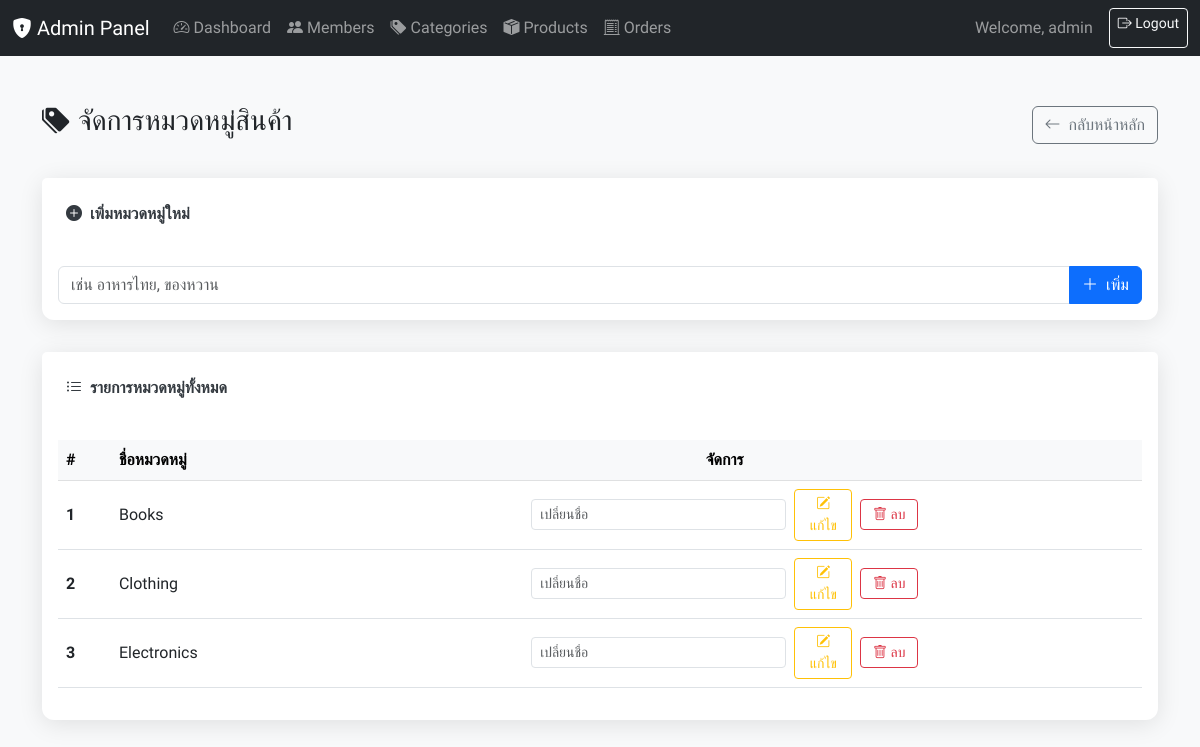
Before: /admin/categories.php (signed in) with the older database file.
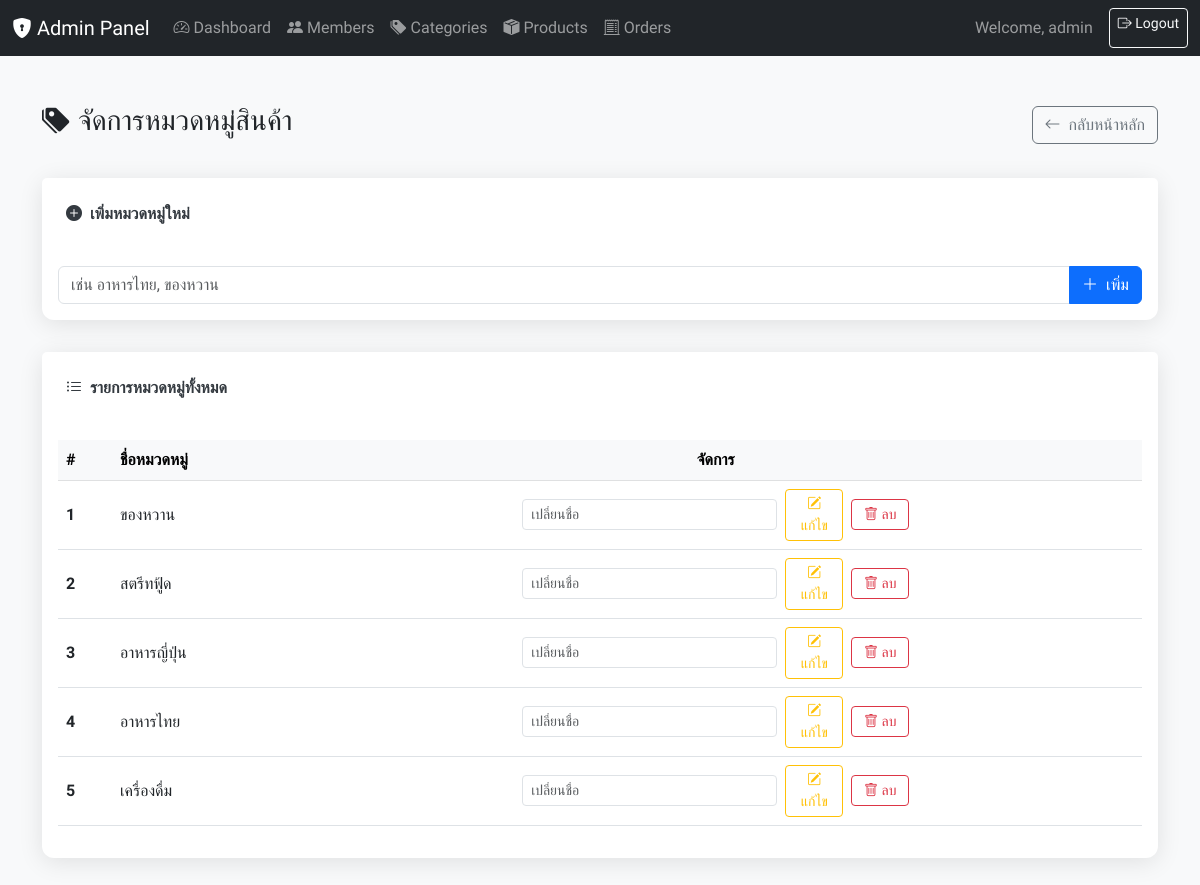
After: the same page with the newer database file.
### tables this page shows
CREATE TABLE `categories` (
  `category_id` int(11) NOT NULL AUTO_INCREMENT,
  `category_name` varchar(100) NOT NULL,
  `description` text DEFAULT NULL,
  PRIMARY KEY (`category_id`)
);

### admin/categories.php (the view, shortened to what this page needs)
<?php
require_once '../config.php';
try {
    $stmt = $conn->query("SELECT * FROM categories ORDER BY category_name ASC");
    $stmt->execute();
    $categories = $stmt->fetchAll(PDO::FETCH_ASSOC);
} catch (PDOException $e) {
    $_SESSION['error'] = "ข้อผิดพลาดในการดึงข้อมูลหมวดหมู่: " . $e->getMessage();
    $categories = [];
}
?>
<!DOCTYPE html>
<html lang="th">
<head>
    <link href="https://cdn.jsdelivr.net/npm/bootstrap@5.3.0/dist/css/bootstrap.min.css" rel="stylesheet">
    <link rel="stylesheet" href="https://cdn.jsdelivr.net/npm/bootstrap-icons@1.11.3/font/bootstrap-icons.min.css">
</head>
<body>
    <?php require_once 'navbar.php'; ?>
    <div class="container mt-5 mb-5">
        <div class="d-flex justify-content-between align-items-center mb-4">
            <h1 class="h3"><i class="bi bi-tags-fill btn-icon"></i>จัดการหมวดหมู่สินค้า</h1>
            <a href="index.php" class="btn btn-outline-secondary"><i class="bi bi-arrow-left btn-icon"></i>กลับหน้าหลัก</a>
        </div>
        <div class="card mb-4">
            <div class="card-header">
                <i class="bi bi-plus-circle-fill btn-icon"></i>เพิ่มหมวดหมู่ใหม่
            </div>
            <div class="card-body">
                <form method="post" action="categories.php">
                    <div class="input-group">
                        <input type="text" name="category_name" class="form-control" placeholder="เช่น อาหารไทย, ของหวาน" required>
                        <button type="submit" name="add_category" class="btn btn-primary"><i class="bi bi-plus-lg btn-icon"></i>เพิ่ม</button>
                    </div>
                </form>
            </div>
        </div>
        <div class="card">
            <div class="card-header">
                <i class="bi bi-list-ul btn-icon"></i>รายการหมวดหมู่ทั้งหมด
            </div>
            <div class="card-body">
                <div class="table-responsive">
                    <table class="table table-hover align-middle">
                        <thead class="table-light">
                            <tr>
                                <th scope="col">#</th>
                                <th scope="col">ชื่อหมวดหมู่</th>
                                <th scope="col" class="text-center">จัดการ</th>
                            </tr>
                        </thead>
                        <tbody>
                            <?php if (empty($categories)): ?>
                                <tr>
                                    <td colspan="3" class="text-center text-muted">ยังไม่มีหมวดหมู่สินค้า</td>
                                </tr>
                            <?php else: ?>
                                <?php foreach ($categories as $index => $cat): ?>
                                <tr>
                                    <th scope="row"><?= $index + 1 ?></th>
                                    <td><?= htmlspecialchars($cat['category_name']) ?></td>
                                    <td class="text-center">
                                        <form method="post" action="categories.php" class="d-inline-flex align-items-center">
                                            <input type="text" name="new_name" class="form-control form-control-sm me-2" placeholder="เปลี่ยนชื่อ" required>
                                            <button type="submit" name="update_category" class="btn btn-sm btn-outline-warning me-2" style="width: 80px;"><i class="bi bi-pencil-square"></i> แก้ไข</button>
                                            <a href="categories.php?delete=<?= $cat['category_id'] ?>" class="btn btn-sm btn-outline-danger" style="width: 80px;" onclick="confirmDelete(event, this.href)"><i class="bi bi-trash"></i> ลบ</a>
                                        </form>
                                    </td>
                                </tr>
                                <?php endforeach; ?>
                            <?php endif; ?>
                        </tbody>
                    </table>
                </div>
            </div>
        </div>
    </div>
</body>
</html>

### admin/navbar.php (shortened to what this page needs)
<nav class="navbar navbar-expand-lg navbar-dark bg-dark sticky-top">
    <div class="container-fluid">
        <a class="navbar-brand" href="index.php"><i class="bi bi-shield-lock-fill"></i> Admin Panel</a>
        <div class="collapse navbar-collapse" id="adminNavbar">
            <ul class="navbar-nav me-auto mb-2 mb-lg-0">
                <li class="nav-item">
                    <a class="nav-link" href="index.php"><i class="bi bi-speedometer2"></i> Dashboard</a>
                </li>
                <li class="nav-item">
                    <a class="nav-link" href="users.php"><i class="bi bi-people-fill"></i> Members</a>
                </li>
                <li class="nav-item">
                    <a class="nav-link" href="categories.php"><i class="bi bi-tags-fill"></i> Categories</a>
                </li>
                <li class="nav-item">
                    <a class="nav-link" href="products.php"><i class="bi bi-box-seam-fill"></i> Products</a>
                </li>
                <li class="nav-item">
                    <a class="nav-link" href="orders.php"><i class="bi bi-receipt-cutoff"></i> Orders</a>
                </li>
            </ul>
            <div class="d-flex">
                <span class="navbar-text me-3">
                    Welcome, <?= htmlspecialchars($_SESSION['username'] ?? 'Admin') ?>
                </span>
                <a href="../logout.php" class="btn btn-outline-light btn-sm"><i class="bi bi-box-arrow-right"></i> Logout</a>
            </div>
        </div>
    </div>
</nav>

### admin/categories.php (style rules this page uses)
body { font-family: 'Kanit', sans-serif; background-color: #f8f9fa; }
.container { max-width: 1140px; }
.card { border: none; border-radius: 0.75rem; box-shadow: 0 4px 25px rgba(0, 0, 0, 0.1); margin-top: 2rem; }
.card-header { background-color: #fff; border-bottom: none; padding: 1.5rem; font-weight: 600; color: #343a40; }
.btn-icon { margin-right: 0.5rem; }
.btn { transition: all 0.3s ease-in-out; }

Changed rows visible on the page:
removed categories: category_name "Books"
removed categories: category_name "Clothing"
removed categories: category_name "Electronics"
added categories: category_name "ของหวาน"
added categories: category_name "สตรีทฟู้ด"
added categories: category_name "อาหารญี่ปุ่น"
added categories: category_name "อาหารไทย"
added categories: category_name "เครื่องดื่ม"
